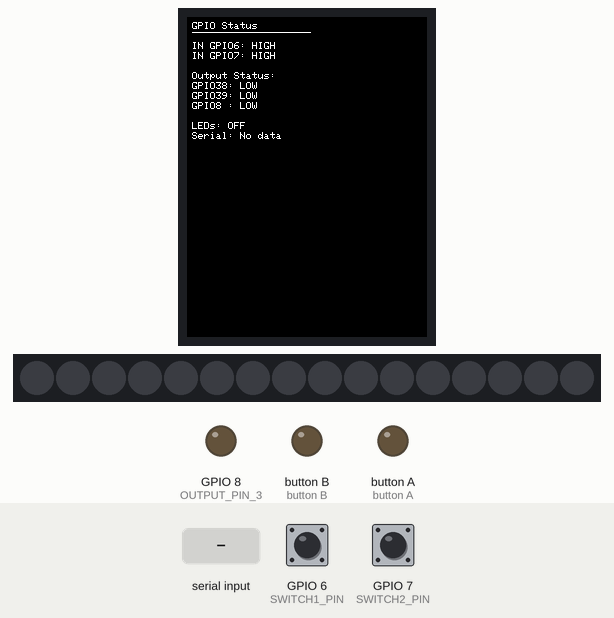
A program run on a simulated ESP32-S3. On the bench: 240×320 colour display, 16 RGB LEDs in strip order, left to right, output pins drawn as LEDs (lit = HIGH). The inputs (shaded band) are chosen by the test bench; at power-on: GPIO 6 (SWITCH1_PIN) HIGH, GPIO 7 (SWITCH2_PIN) HIGH. What the program prints to the serial monitor is not drawn.

Above: at 1.4 s.
1.5 s: GPIO 6 (SWITCH1_PIN) pulled LOW for 0.15 s
At 1.63 s:
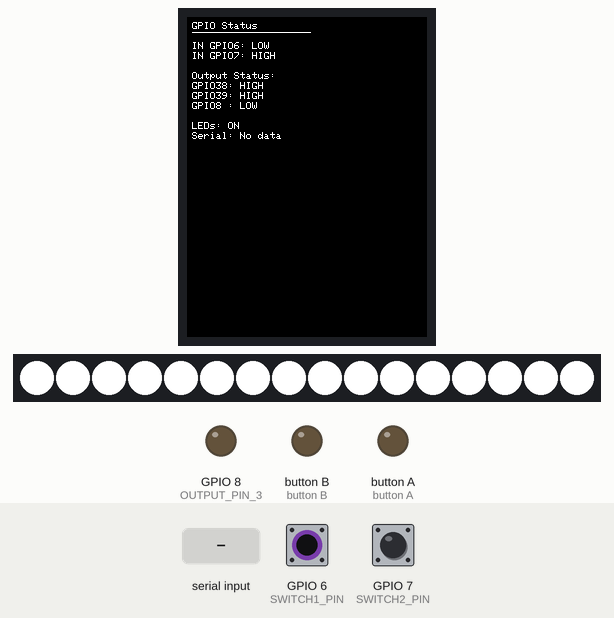
3.1 s: "3\n" received over Serial
At 3.7 s:
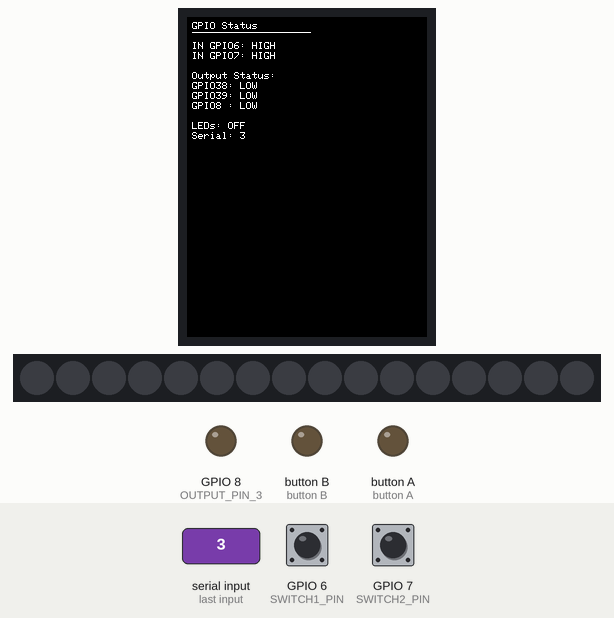
4.6 s: GPIO 6 (SWITCH1_PIN) pulled LOW for 1 s
At 4.74 s:
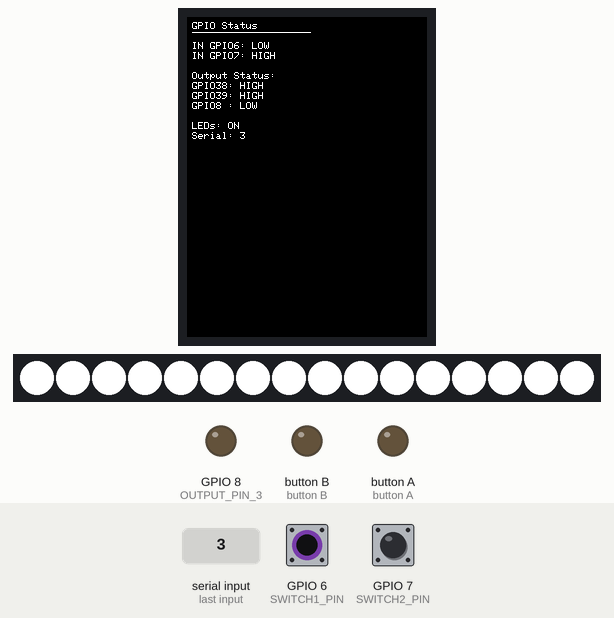
7.1 s: "1\n" received over Serial
At 7.9 s:
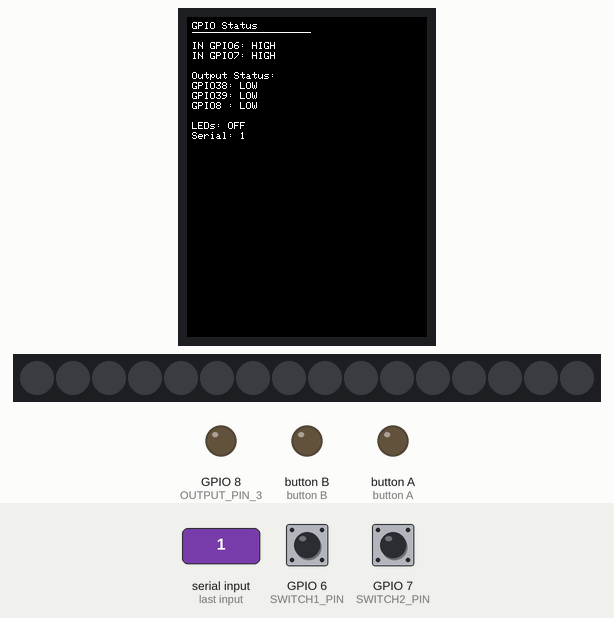
8.6 s: "2\n" received over Serial
At 9.3 s:
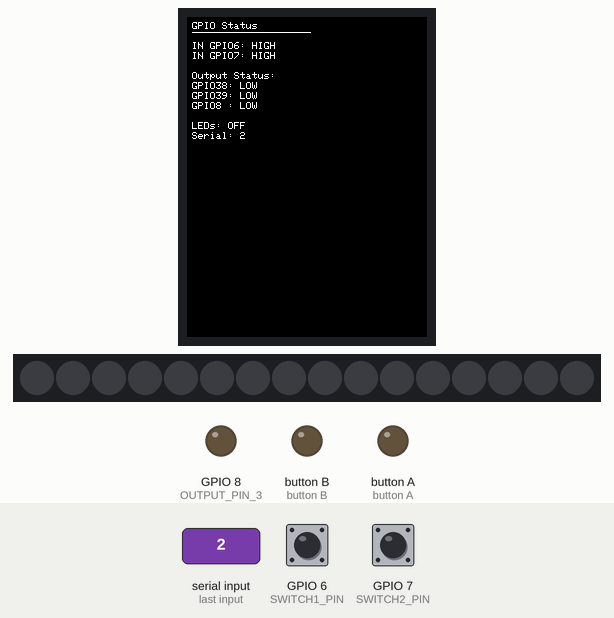
10.1 s: GPIO 7 (SWITCH2_PIN) pulled LOW for 0.15 s
Timing chart, 0 to 12.7 s (numbered marks = the images above; inputs shaded):
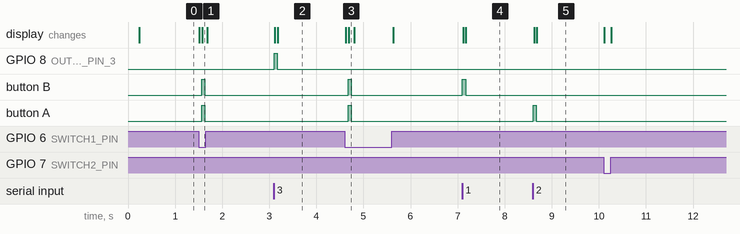

The program:

main.cpp
```cpp
#include <M5Unified.h>
#include <FastLED.h>

// ピン定義
const int SWITCH1_PIN = 6;
const int SWITCH2_PIN = 7;
const int OUTPUT_PIN_1 = 38;
const int OUTPUT_PIN_2 = 39;
const int OUTPUT_PIN_3 = 8;

// LEDの設定
#define NUM_LEDS 16
CRGB leds[NUM_LEDS];

// タイマー変数
unsigned long lastButtonPress = 0;
unsigned long lastOutput1Time = 0;
unsigned long lastOutput2Time = 0;
unsigned long lastOutput3Time = 0; // OUTPUT_PIN_3用のタイマー変数
unsigned long lastLedTime = 0;
bool output1Active = false;
bool output2Active = false;
bool output3Active = false; // OUTPUT_PIN_3用のフラグ
bool ledsActive = false;

int onTime = 60;  // オン時間
int onTime3 = 60; // OUT3用オン時間

// チャタリング対策用
const unsigned long DEBOUNCE_DELAY = 50;
unsigned long lastDebounceTime = 0;
int lastButtonState = HIGH;
int buttonState;
bool buttonEnabled = true;

// SWITCH2_PIN用のチャタリング対策変数
unsigned long lastDebounceTime2 = 0;
int lastButtonState2 = HIGH;
int buttonState2;
bool buttonEnabled2 = true;

// 画面表示用の変数
const int SCREEN_WIDTH = 128;
const int SCREEN_HEIGHT = 128;
unsigned long lastScreenUpdate = 0;
const unsigned long SCREEN_UPDATE_INTERVAL = 10; // 画面更新間隔（ms）

// シリアル通信の状態管理用
unsigned long lastSerialTime = 0;
char lastSerialCommand = ' ';

void setup()
{
  auto cfg = M5.config();
  M5.begin(cfg);
  Serial.begin(115200);

  // ピンモードの設定
  pinMode(SWITCH1_PIN, INPUT_PULLUP);
  pinMode(SWITCH2_PIN, INPUT_PULLUP);
  pinMode(OUTPUT_PIN_1, OUTPUT);
  pinMode(OUTPUT_PIN_2, OUTPUT);
  pinMode(OUTPUT_PIN_3, OUTPUT);

  // シリアル通信の開始
  Serial.begin(115200);

  // FastLEDの初期化
  FastLED.addLeds<WS2812B, 5, GRB>(leds, NUM_LEDS);
  FastLED.setBrightness(255);

  // 画面の初期設定
  M5.Lcd.setRotation(0);
  M5.Lcd.fillScreen(BLACK);
  M5.Lcd.setTextSize(1);
  M5.Lcd.setTextColor(WHITE, BLACK);
}

void handleSerialCommand()
{
  if (Serial.available() > 0)
  {
    String input = Serial.readStringUntil('\n');
    char command = input[0];

    // デバッグ出力：受信した生データ
    Serial.print("受信データ: ");
    Serial.println(input);

    if (command == '1')
    {
      output1Active = true;
      lastOutput1Time = millis();
      digitalWrite(OUTPUT_PIN_1, HIGH);
      lastSerialTime = millis();
      lastSerialCommand = '1';
    }
    else if (command == '2')
    {
      output2Active = true;
      lastOutput2Time = millis();
      digitalWrite(OUTPUT_PIN_2, HIGH);
      lastSerialTime = millis();
      lastSerialCommand = '2';
    }
    else if (command == '3') // 「3」を受信した場合の処理
    {
      // カンマで分割して時間パラメータを取得
      int commaIndex = input.indexOf(',');
      if (commaIndex != -1)
      {
        String durationStr = input.substring(commaIndex + 1);
        int newOnTime = durationStr.toInt(); // 受信した時間を一時変数に格納

        // デバッグ出力：パース結果
        Serial.print("コマンド: ");
        Serial.print(command);
        Serial.print(" 時間文字列: ");
        Serial.print(durationStr);
        Serial.print(" 変換後の値: ");
        Serial.println(newOnTime);

        onTime3 = newOnTime; // 値を設定
      }
      else
      {
        Serial.println("時間パラメータが見つかりません");
      }

      output3Active = true;
      lastOutput3Time = millis();
      digitalWrite(OUTPUT_PIN_3, HIGH);
      lastSerialTime = millis();
      lastSerialCommand = '3';
    }
  }
}

void handleButton()
{
  int reading = digitalRead(SWITCH1_PIN);

  if (reading != lastButtonState)
  {
    lastDebounceTime = millis();
  }

  if ((millis() - lastDebounceTime) > DEBOUNCE_DELAY)
  {
    if (reading != buttonState)
    {
      buttonState = reading;

      if (buttonState == LOW && buttonEnabled)
      {
        // ボタンが押された時の処理
        digitalWrite(OUTPUT_PIN_1, HIGH);
        digitalWrite(OUTPUT_PIN_2, HIGH);
        output1Active = true;
        output2Active = true;
        lastOutput1Time = millis();
        lastOutput2Time = millis();

        // LEDを白く点灯
        for (int i = 0; i < NUM_LEDS; i++)
        {
          leds[i] = CRGB::White;
        }
        FastLED.show();
        ledsActive = true;
        lastLedTime = millis();

        // シリアル通信で1を送信
        Serial.println("1");

        buttonEnabled = false;
      }
    }
  }

  // ボタンが離されたらフラグをリセット
  if (reading == HIGH)
  {
    buttonEnabled = true;
  }

  lastButtonState = reading;
}

void handleButton2()
{
  int reading = digitalRead(SWITCH2_PIN);

  if (reading != lastButtonState2)
  {
    lastDebounceTime2 = millis();
  }

  if ((millis() - lastDebounceTime2) > DEBOUNCE_DELAY)
  {
    if (reading != buttonState2)
    {
      buttonState2 = reading;

      if (buttonState2 == LOW && buttonEnabled2)
      {
        // ボタンが押された時の処理
        // シリアル通信で2を送信
        Serial.println("2");

        buttonEnabled2 = false;
      }
    }
  }

  // ボタンが離されたらフラグをリセット
  if (reading == HIGH)
  {
    buttonEnabled2 = true;
  }

  lastButtonState2 = reading;
}

void updateOutputs()
{
  // OUTPUT_PIN_1の制御
  if (output1Active && (millis() - lastOutput1Time >= onTime))
  {
    digitalWrite(OUTPUT_PIN_1, LOW);
    output1Active = false;
  }

  // OUTPUT_PIN_2の制御
  if (output2Active && (millis() - lastOutput2Time >= onTime))
  {
    digitalWrite(OUTPUT_PIN_2, LOW);
    output2Active = false;
  }

  // OUTPUT_PIN_3の制御
  if (output3Active && (millis() - lastOutput3Time >= onTime3))
  {
    digitalWrite(OUTPUT_PIN_3, LOW);
    output3Active = false;
  }

  // LEDの制御
  if (ledsActive && (millis() - lastLedTime >= 100))
  {
    for (int i = 0; i < NUM_LEDS; i++)
    {
      leds[i] = CRGB::Black;
    }
    FastLED.show();
    ledsActive = false;
  }
}

void updateDisplay()
{
  if (millis() - lastScreenUpdate < SCREEN_UPDATE_INTERVAL)
  {
    return;
  }
  lastScreenUpdate = millis();

  // タイトル
  M5.Lcd.setCursor(5, 5);
  M5.Lcd.println("GPIO Status");
  M5.Lcd.drawLine(5, 15, SCREEN_WIDTH - 5, 15, WHITE);

  // 入力ピンの状態
  M5.Lcd.setCursor(5, 25);
  M5.Lcd.printf("IN GPIO6: %s", digitalRead(SWITCH1_PIN) == HIGH ? "HIGH" : "LOW ");
  M5.Lcd.setCursor(5, 35);
  M5.Lcd.printf("IN GPIO7: %s", digitalRead(SWITCH2_PIN) == HIGH ? "HIGH" : "LOW ");

  // 出力ピンの状態
  M5.Lcd.setCursor(5, 55);
  M5.Lcd.println("Output Status:");
  M5.Lcd.setCursor(5, 65);
  M5.Lcd.printf("GPIO38: %s", digitalRead(OUTPUT_PIN_1) == HIGH ? "HIGH" : "LOW ");
  M5.Lcd.setCursor(5, 75);
  M5.Lcd.printf("GPIO39: %s", digitalRead(OUTPUT_PIN_2) == HIGH ? "HIGH" : "LOW ");
  M5.Lcd.setCursor(5, 85);
  M5.Lcd.printf("GPIO8 : %s", digitalRead(OUTPUT_PIN_3) == HIGH ? "HIGH" : "LOW ");

  // LED状態
  M5.Lcd.setCursor(5, 105);
  M5.Lcd.printf("LEDs: %s", ledsActive ? "ON " : "OFF");

  // シリアル通信の状態
  M5.Lcd.setCursor(5, 115);
  if (lastSerialTime > 0)
  {
    unsigned long timeSinceLastSerial = (millis() - lastSerialTime) / 1000; // 秒単位に変換
    M5.Lcd.printf("Serial: %c            ", lastSerialCommand);
  }
  else
  {
    M5.Lcd.print("Serial: No data");
  }
}

void loop()
{
  handleSerialCommand();
  handleButton();
  handleButton2();
  updateOutputs();
  updateDisplay();
}
```

Measured:
- after the input at 1.5 s, button B, button A: LOW → HIGH after 0.06 s, → LOW 0.06 s later; the display: first changes at once (image 1 shows a later state)
- after the input at 3.1 s, GPIO 8 (OUTPUT_PIN_3): LOW → HIGH at once, → LOW 0.07 s later; the display: first changes at once (image 2 shows a later state)
- after the input at 4.6 s, button B, button A: LOW → HIGH after 0.07 s, → LOW 0.07 s later; the display: first changes at once (image 3 shows a later state)
- after the input at 7.1 s, button B: LOW → HIGH at once, → LOW 0.07 s later; the display: first changes at once (image 4 shows a later state)
- after the input at 8.6 s, button A: LOW → HIGH at once, → LOW 0.07 s later; the display: first changes at once (image 5 shows a later state)
